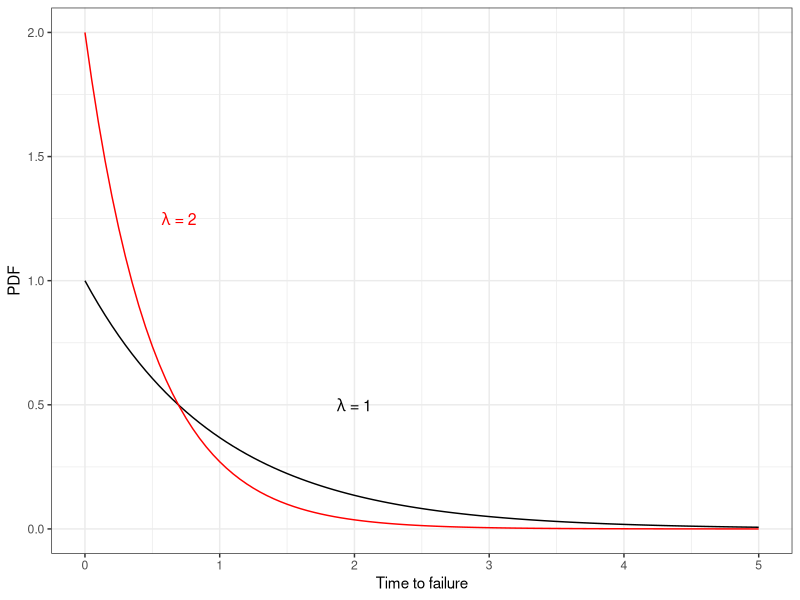
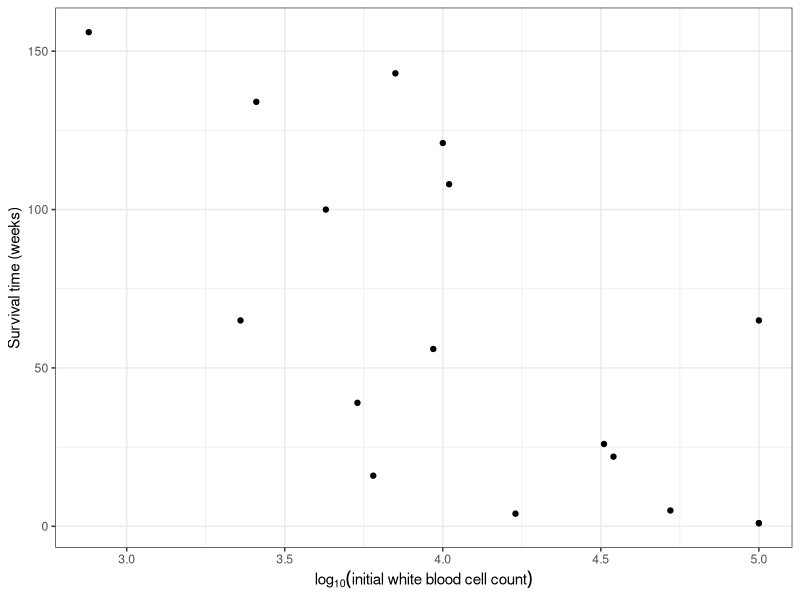
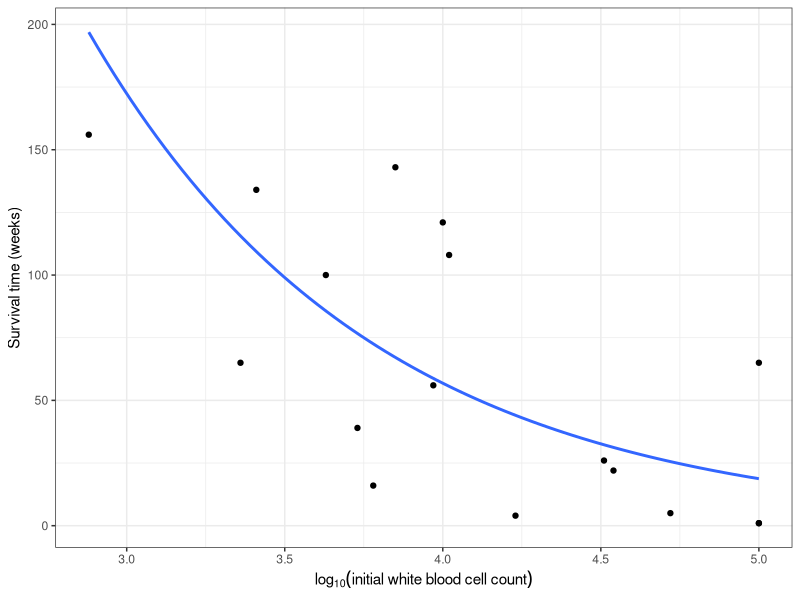
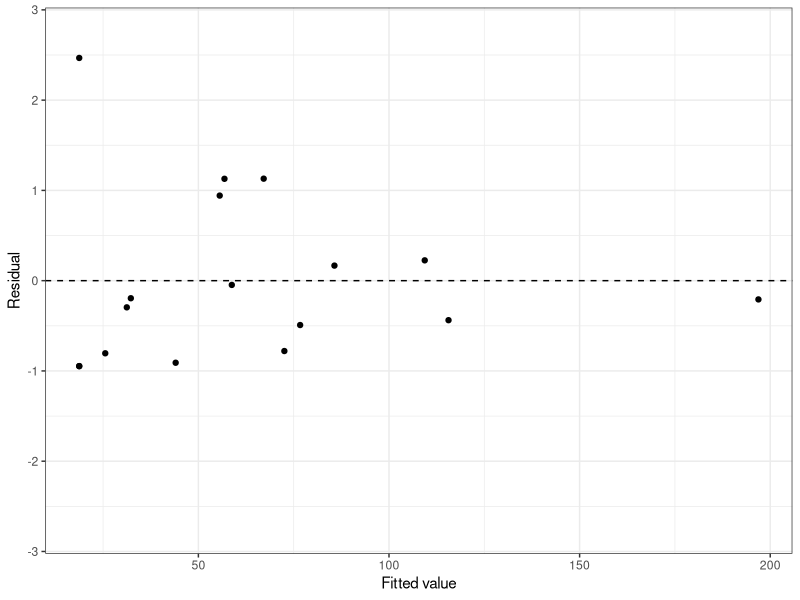

Reproduce these figures in R, in order.
library(ggplot2); theme_set(theme_bw())

# Exponential example
la1 <- expression(paste(lambda, " = 1"))
la2 <- expression(paste(lambda, " = 2"))

ggplot(data.frame(time = c(0, 5)), aes(time)) +
  stat_function(fun = dexp, args = list(rate = 1), show.legend = TRUE) +
  stat_function(fun = dexp, args = list(rate = 2), color = "red") +
  annotate("text", x = 2, y = .5, label = la1, size = 4) +
  annotate("text", x = .7, y = 1.25, label = la2, size = 4, color = "red") +
  xlab("Time to failure") +
  ylab("PDF")

# GLM example with survival data
dat <- read.table("leukemia.txt", header = TRUE, sep = "\t")

ggplot(dat, aes(log_wbc, surv_weeks)) +
  geom_point() +
  xlab(expression(log[10]("initial white blood cell count"))) +
  ylab("Survival time (weeks)")

# IRLS procedure
irls_exp <- function(x, y, be1, be2, max_iter = 100, tol = 1e-5){
  X <- matrix(c(rep(1, length(x)), x), ncol = 2)
  be <- matrix(c(be1, be2), ncol = 1)
  be_prev <- be
  
  for(iter in 1:max_iter){
    z <- X %*% be + y / (exp(X %*% be)) - 1
    cov_mat <- solve(t(X) %*% X) 
    be <- cov_mat %*% t(X) %*% z
    
    if (abs(be[1] - be_prev[1]) < tol && abs(be[2] - be_prev[2]) < tol) {
      break
    } else {
      be_prev <- be
    }
  }
  list(be = be, cov_mat = cov_mat, num_iter = iter)
}

irls_exp(dat$log_wbc, dat$surv_weeks, 10, -1)

# glm fit
mod <- glm(surv_weeks ~ log_wbc, family = Gamma(link = "log"), data = dat)
summary(mod) # standard error estimates not right
summary(mod, dispersion = 1) # correction for standard errors

# glm fitted curve 
ggplot(dat, aes(log_wbc, surv_weeks)) +
  geom_point() + 
  geom_smooth(method = "glm", formula = y ~ x, se = FALSE, 
    method.args = list(family = Gamma(link = "log"))) + 
  xlab(expression(log[10]("initial white blood cell count"))) +
  ylab("Survival time (weeks)")

# standardized residuals
r <- (dat$surv_weeks - mod$fitted.values) / mod$fitted.values

# plot of standardized residuals vs. fitted values
ggplot(data.frame(fitted_values = mod$fitted.values, residual = r), 
  aes(fitted_values, residual)) +
  geom_point() + 
  geom_hline(yintercept = 0, linetype = "dashed") +
  ylim(c(-2.75, 2.75)) + 
  xlab("Fitted value") +
  ylab("Residual")
